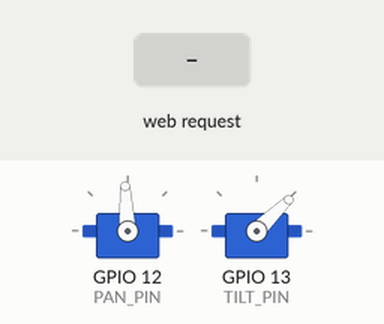
Recording of a sketch running on a simulated ESP32. On the bench: 2 × servo. The test bench sets the inputs (shaded band). WiFi joins after 1.5 s; servers stay silent unless stated; servo pulses on a pin are drawn as a servo (544–2400 µs = 0–180°); what the sketch prints to the serial monitor is not drawn.

Above: at 5.5 s.
5.6 s: HTTP request GET /api/ptz?pan=1 received
At 6.0 s:
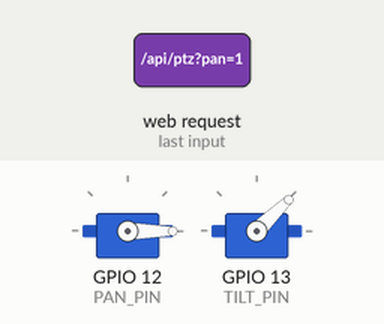
7.1 s: HTTP request GET /api/ptz?pan=120 received
At 8.3 s:
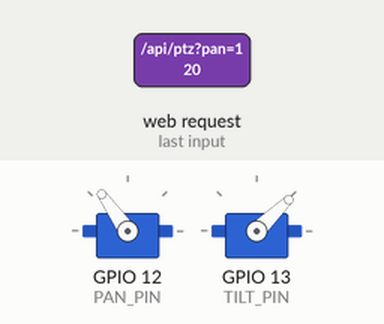
8.6 s: HTTP request GET /api/ptz?tilt=1 received
At 9.5 s:
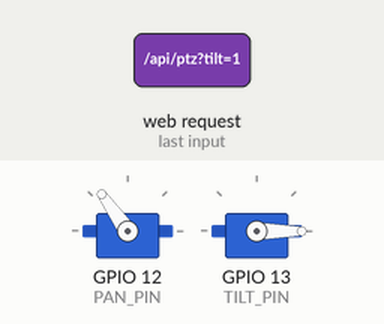
10.1 s: HTTP request GET /api/ptz?pan=0 received
At 10.6 s:
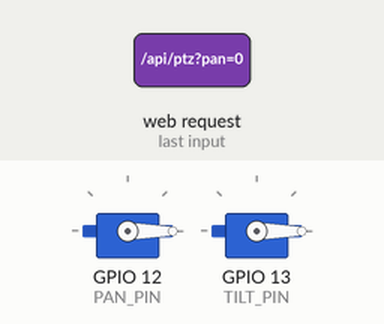
11.6 s: HTTP request GET /api/ptz?tilt=120 received
At 12.8 s:
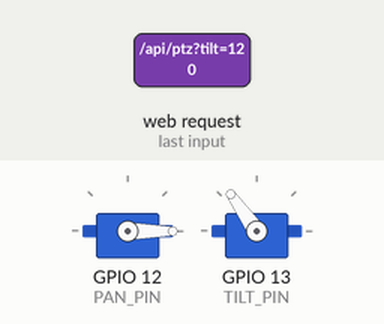
13.1 s: HTTP request GET /api/ptz?pan=120&tilt=120 received
At 14.1 s:
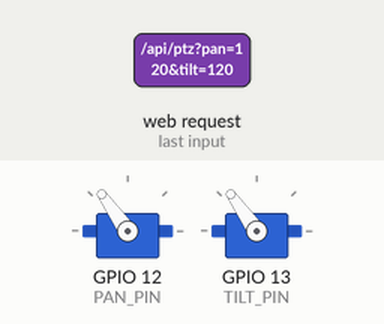
Timing chart, 0 to 15.6 s (numbered marks = the images above; inputs shaded):
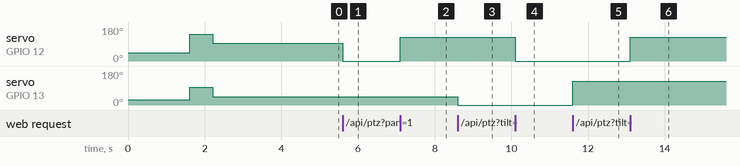

Measured:
- after the input at 5.6 s, servo on GPIO 12 (PAN_PIN): 93° → 0° at once
- after the input at 7.1 s, servo on GPIO 12 (PAN_PIN): 0° → 125° at once
- after the input at 8.6 s, servo on GPIO 13 (TILT_PIN): 44° → 0° at once
- after the input at 10.1 s, servo on GPIO 12 (PAN_PIN): 125° → 0° at once
- after the input at 11.6 s, servo on GPIO 13 (TILT_PIN): 0° → 125° at once
- after the input at 13.1 s, servo on GPIO 12 (PAN_PIN): 0° → 125° at once

The sketch:

ESP32_PanTilt_Control.ino
```cpp
/*
 * ==================================================================================
 * AeroVigil X — ESP32 DevKit Pan-Tilt Servo Controller (Native LEDC PWM - No Library Required)
 * ==================================================================================
 * Hardware Connections:
 * - ESP32 DevKit Board (ESP32 WROOM / V1)
 * - Pan Servo Signal Wire (Yellow/Orange):  GPIO 12
 * - Tilt Servo Signal Wire (Yellow/Orange): GPIO 13
 * - Servo Red Wire:                         5V (VIN / External 5V Power)
 * - Servo Brown/Black Wire:                 GND (Common Ground with ESP32!)
 *
 * NOTE ON POWER:
 * Servo motors require strong 5V power. Connect Servo GND to ESP32 GND!
 * ==================================================================================
 */

#include <WiFi.h>
#include <WebServer.h>

// Wi-Fi Credentials (Change to your Wi-Fi name and password)
const char* ssid     = "YOUR_WIFI_SSID";
const char* password = "YOUR_WIFI_PASSWORD";

// Servo Pins
const int PAN_PIN  = 12; // Pan Servo on GPIO 12
const int TILT_PIN = 13; // Tilt Servo on GPIO 13

// LEDC PWM Channels & Frequency
const int PAN_CHANNEL  = 0;
const int TILT_CHANNEL = 1;
const int PWM_FREQ     = 50; // Standard 50Hz Servo Frequency
const int PWM_RES      = 16; // 16-bit Resolution (0 - 65535)

// Current Angles
int currentPan  = 90;
int currentTilt = 45;

WebServer server(80);

// Function to convert angle (0-180°) to 16-bit LEDC duty cycle
uint32_t angleToDuty(int angle) {
  angle = constrain(angle, 0, 180);
  // 0° = ~500us duty (1638), 180° = ~2500us duty (8192)
  uint32_t duty = map(angle, 0, 180, 1638, 8192);
  return duty;
}

void writePan(int angle) {
  currentPan = constrain(angle, 0, 180);
#if ESP_IDF_VERSION_MAJOR >= 5
  ledcWrite(PAN_PIN, angleToDuty(currentPan));
#else
  ledcWrite(PAN_CHANNEL, angleToDuty(currentPan));
#endif
  Serial.printf("Pan (GPIO 12): %d°\n", currentPan);
}

void writeTilt(int angle) {
  currentTilt = constrain(angle, 0, 180);
#if ESP_IDF_VERSION_MAJOR >= 5
  ledcWrite(TILT_PIN, angleToDuty(currentTilt));
#else
  ledcWrite(TILT_CHANNEL, angleToDuty(currentTilt));
#endif
  Serial.printf("Tilt (GPIO 13): %d°\n", currentTilt);
}

void sendCORSHeaders() {
  server.sendHeader("Access-Control-Allow-Origin", "*");
  server.sendHeader("Access-Control-Allow-Methods", "GET, POST, OPTIONS");
  server.sendHeader("Access-Control-Allow-Headers", "Content-Type");
}

void handlePTZ() {
  sendCORSHeaders();

  if (server.hasArg("pan")) {
    int p = server.arg("pan").toInt();
    writePan(p);
  }

  if (server.hasArg("tilt")) {
    int t = server.arg("tilt").toInt();
    writeTilt(t);
  }

  String json = "{\"status\":\"OK\",\"pan\":" + String(currentPan) + ",\"tilt\":" + String(currentTilt) + "}";
  server.send(200, "application/json", json);
}

void handleStatus() {
  sendCORSHeaders();
  String json = "{\"status\":\"ONLINE\",\"module\":\"ESP32_DevKit\",\"pan\":" + String(currentPan) + ",\"tilt\":" + String(currentTilt) + "}";
  server.send(200, "application/json", json);
}

void handleNotFound() {
  sendCORSHeaders();
  if (server.method() == HTTP_OPTIONS) {
    server.send(204);
  } else {
    server.send(404, "text/plain", "Not Found");
  }
}

void setup() {
  Serial.begin(115200);
  delay(1000);
  Serial.println("\n==========================================");
  Serial.println("AeroVigil X — ESP32 DevKit Pan-Tilt Servo Setup");
  Serial.println("==========================================");

  // Configure Native ESP32 LEDC PWM Channels
#if ESP_IDF_VERSION_MAJOR >= 5
  ledcAttach(PAN_PIN, PWM_FREQ, PWM_RES);
  ledcAttach(TILT_PIN, PWM_FREQ, PWM_RES);
#else
  ledcSetup(PAN_CHANNEL, PWM_FREQ, PWM_RES);
  ledcSetup(TILT_CHANNEL, PWM_FREQ, PWM_RES);
  ledcAttachPin(PAN_PIN, PAN_CHANNEL);
  ledcAttachPin(TILT_PIN, TILT_CHANNEL);
#endif

  // TEST SWEEP ON STARTUP to verify hardware connection!
  Serial.println("Testing Servo Motor Movement (Self-Test Sweep)...");
  writePan(45);  writeTilt(30); delay(600);
  writePan(135); writeTilt(90); delay(600);
  writePan(90);  writeTilt(45); delay(600);
  Serial.println("Self-Test Complete! Servos set to Center (90°, 45°).");

  // Connect Wi-Fi
  WiFi.mode(WIFI_STA);
  WiFi.begin(ssid, password);
  Serial.print("Connecting Wi-Fi");
  while (WiFi.status() != WL_CONNECTED) {
    delay(500);
    Serial.print(".");
  }

  Serial.println("\n[Wi-Fi CONNECTED SUCCESS!]");
  Serial.print("ESP32 Local IP Address: ");
  Serial.println(WiFi.localIP());

  server.on("/api/ptz", handlePTZ);
  server.on("/api/status", handleStatus);
  server.onNotFound(handleNotFound);

  server.begin();
  Serial.println("AeroVigil WebServer Active on Port 80");
}

void loop() {
  server.handleClient();
}
```
